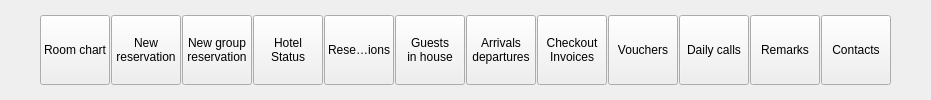
       <widget class="QWidget" name="w1" native="true">
        <property name="minimumSize">
         <size>
          <width>0</width>
          <height>0</height>
         </size>
        </property>
        <property name="maximumSize">
         <size>
          <width>16777215</width>
          <height>5555</height>
         </size>
        </property>
        <layout class="QHBoxLayout" name="horizontalLayout_4">
         <property name="spacing">
          <number>1</number>
         </property>
         <property name="leftMargin">
          <number>0</number>
         </property>
         <property name="topMargin">
          <number>0</number>
         </property>
         <property name="rightMargin">
          <number>0</number>
         </property>
         <property name="bottomMargin">
          <number>0</number>
         </property>
         <item>
          <spacer name="horizontalSpacer_5">
           <property name="orientation">
            <enum>Qt::Horizontal</enum>
           </property>
           <property name="sizeHint" stdset="0">
            <size>
             <width>40</width>
             <height>20</height>
            </size>
           </property>
          </spacer>
         </item>
         <item>
          <widget class="QToolButton" name="btnRoomChart">
           <property name="minimumSize">
            <size>
             <width>70</width>
             <height>70</height>
            </size>
           </property>
           <property name="maximumSize">
            <size>
             <width>70</width>
             <height>70</height>
            </size>
           </property>
           <property name="text">
            <string>Room chart</string>
           </property>
           <property name="icon">
            <iconset resource="res.qrc">
             <normaloff>:/images/analytics.png</normaloff>:/images/analytics.png</iconset>
           </property>
           <property name="iconSize">
            <size>
             <width>32</width>
             <height>32</height>
            </size>
           </property>
           <property name="toolButtonStyle">
            <enum>Qt::ToolButtonTextUnderIcon</enum>
           </property>
           <property name="arrowType">
            <enum>Qt::NoArrow</enum>
           </property>
           <property name="Tag" stdset="0">
            <string/>
           </property>
          </widget>
         </item>
         <item>
          <widget class="QToolButton" name="btnNewReservation">
           <property name="minimumSize">
            <size>
             <width>70</width>
             <height>70</height>
            </size>
           </property>
           <property name="maximumSize">
            <size>
             <width>70</width>
             <height>70</height>
            </size>
           </property>
           <property name="text">
            <string>New
reservation</string>
           </property>
           <property name="icon">
            <iconset resource="res.qrc">
             <normaloff>:/images/checkin.png</normaloff>:/images/checkin.png</iconset>
           </property>
           <property name="iconSize">
            <size>
             <width>32</width>
             <height>32</height>
            </size>
           </property>
           <property name="toolButtonStyle">
            <enum>Qt::ToolButtonTextUnderIcon</enum>
           </property>
           <property name="Tag" stdset="0">
            <string/>
           </property>
          </widget>
         </item>
         <item>
          <widget class="QToolButton" name="btnNewGroupResevation">
           <property name="minimumSize">
            <size>
             <width>70</width>
             <height>70</height>
            </size>
           </property>
           <property name="maximumSize">
            <size>
             <width>70</width>
             <height>70</height>
            </size>
           </property>
           <property name="text">
            <string>New group
reservation</string>
           </property>
           <property name="icon">
            <iconset resource="res.qrc">
             <normaloff>:/images/groupreservation.png</normaloff>:/images/groupreservation.png</iconset>
           </property>
           <property name="iconSize">
            <size>
             <width>32</width>
             <height>32</height>
            </size>
           </property>
           <property name="toolButtonStyle">
            <enum>Qt::ToolButtonTextUnderIcon</enum>
           </property>
           <property name="Tag" stdset="0">
            <string/>
           </property>
          </widget>
         </item>
         <item>
          <widget class="EToolbarButton" name="btnHotelStatus">
           <property name="minimumSize">
            <size>
             <width>70</width>
             <height>70</height>
            </size>
           </property>
           <property name="maximumSize">
            <size>
             <width>70</width>
             <height>70</height>
            </size>
           </property>
           <property name="text">
            <string>Hotel
Status</string>
           </property>
           <property name="icon">
            <iconset resource="res.qrc">
             <normaloff>:/images/info.png</normaloff>:/images/info.png</iconset>
           </property>
           <property name="iconSize">
            <size>
             <width>32</width>
             <height>32</height>
            </size>
           </property>
           <property name="toolButtonStyle">
            <enum>Qt::ToolButtonTextUnderIcon</enum>
           </property>
           <property name="arrowType">
            <enum>Qt::NoArrow</enum>
           </property>
           <property name="Tag" stdset="0">
            <string/>
           </property>
          </widget>
         </item>
         <item>
          <widget class="QToolButton" name="btnReservations">
           <property name="minimumSize">
            <size>
             <width>70</width>
             <height>70</height>
            </size>
           </property>
           <property name="maximumSize">
            <size>
             <width>70</width>
             <height>70</height>
            </size>
           </property>
           <property name="text">
            <string>Reservations</string>
           </property>
           <property name="icon">
            <iconset resource="res.qrc">
             <normaloff>:/images/bed.png</normaloff>:/images/bed.png</iconset>
           </property>
           <property name="iconSize">
            <size>
             <width>32</width>
             <height>32</height>
            </size>
           </property>
           <property name="toolButtonStyle">
            <enum>Qt::ToolButtonTextUnderIcon</enum>
           </property>
           <property name="Tag" stdset="0">
            <string/>
           </property>
          </widget>
         </item>
         <item>
          <widget class="QToolButton" name="btnInhouseGuest">
           <property name="minimumSize">
            <size>
             <width>70</width>
             <height>70</height>
            </size>
           </property>
           <property name="maximumSize">
            <size>
             <width>70</width>
             <height>70</height>
            </size>
           </property>
           <property name="text">
            <string>Guests 
in house</string>
           </property>
           <property name="icon">
            <iconset resource="res.qrc">
             <normaloff>:/images/bed.png</normaloff>:/images/bed.png</iconset>
           </property>
           <property name="iconSize">
            <size>
             <width>32</width>
             <height>32</height>
            </size>
           </property>
           <property name="toolButtonStyle">
            <enum>Qt::ToolButtonTextUnderIcon</enum>
           </property>
           <property name="Tag" stdset="0">
            <string/>
           </property>
          </widget>
         </item>
         <item>
          <widget class="QToolButton" name="btnArrivalDeparture">
           <property name="minimumSize">
            <size>
             <width>70</width>
             <height>70</height>
            </size>
           </property>
           <property name="maximumSize">
            <size>
             <width>70</width>
             <height>70</height>
            </size>
           </property>
           <property name="text">
            <string>Arrivals
departures</string>
           </property>
           <property name="icon">
            <iconset resource="res.qrc">
             <normaloff>:/images/arrival.png</normaloff>:/images/arrival.png</iconset>
           </property>
           <property name="iconSize">
            <size>
             <width>32</width>
             <height>32</height>
            </size>
           </property>
           <property name="toolButtonStyle">
            <enum>Qt::ToolButtonTextUnderIcon</enum>
           </property>
           <property name="Tag" stdset="0">
            <string/>
           </property>
          </widget>
         </item>
         <item>
          <widget class="QToolButton" name="btnCheckoutInvoices">
           <property name="minimumSize">
            <size>
             <width>70</width>
             <height>70</height>
            </size>
           </property>
           <property name="maximumSize">
            <size>
             <width>70</width>
             <height>70</height>
            </size>
           </property>
           <property name="text">
            <string>Checkout
Invoices</string>
           </property>
           <property name="icon">
            <iconset resource="res.qrc">
             <normaloff>:/images/invoice.png</normaloff>:/images/invoice.png</iconset>
           </property>
           <property name="iconSize">
            <size>
             <width>32</width>
             <height>32</height>
            </size>
           </property>
           <property name="toolButtonStyle">
            <enum>Qt::ToolButtonTextUnderIcon</enum>
           </property>
           <property name="arrowType">
            <enum>Qt::NoArrow</enum>
           </property>
           <property name="Tag" stdset="0">
            <string/>
           </property>
          </widget>
         </item>
         <item>
          <widget class="QToolButton" name="btnVauchers">
           <property name="minimumSize">
            <size>
             <width>70</width>
             <height>70</height>
            </size>
           </property>
           <property name="maximumSize">
            <size>
             <width>70</width>
             <height>70</height>
            </size>
           </property>
           <property name="text">
            <string>Vouchers</string>
           </property>
           <property name="icon">
            <iconset resource="res.qrc">
             <normaloff>:/images/file.png</normaloff>:/images/file.png</iconset>
           </property>
           <property name="iconSize">
            <size>
             <width>32</width>
             <height>32</height>
            </size>
           </property>
           <property name="toolButtonStyle">
            <enum>Qt::ToolButtonTextUnderIcon</enum>
           </property>
           <property name="arrowType">
            <enum>Qt::NoArrow</enum>
           </property>
           <property name="Tag" stdset="0">
            <string/>
           </property>
          </widget>
         </item>
         <item>
          <widget class="QToolButton" name="btnCallHistory">
           <property name="minimumSize">
            <size>
             <width>70</width>
             <height>70</height>
            </size>
           </property>
           <property name="maximumSize">
            <size>
             <width>70</width>
             <height>70</height>
            </size>
           </property>
           <property name="text">
            <string>Daily calls</string>
           </property>
           <property name="icon">
            <iconset resource="res.qrc">
             <normaloff>:/images/phone-call.png</normaloff>:/images/phone-call.png</iconset>
           </property>
           <property name="iconSize">
            <size>
             <width>32</width>
             <height>32</height>
            </size>
           </property>
           <property name="toolButtonStyle">
            <enum>Qt::ToolButtonTextUnderIcon</enum>
           </property>
           <property name="Tag" stdset="0">
            <string/>
           </property>
          </widget>
         </item>
         <item>
          <widget class="QToolButton" name="btnRemarks">
           <property name="minimumSize">
            <size>
             <width>70</width>
             <height>70</height>
            </size>
           </property>
           <property name="maximumSize">
            <size>
             <width>70</width>
             <height>70</height>
            </size>
           </property>
           <property name="text">
            <string>Remarks</string>
           </property>
           <property name="icon">
            <iconset resource="res.qrc">
             <normaloff>:/images/remarks.png</normaloff>:/images/remarks.png</iconset>
           </property>
           <property name="iconSize">
            <size>
             <width>32</width>
             <height>32</height>
            </size>
           </property>
           <property name="toolButtonStyle">
            <enum>Qt::ToolButtonTextUnderIcon</enum>
           </property>
           <property name="Tag" stdset="0">
            <string/>
           </property>
          </widget>
         </item>
         <item>
          <widget class="QToolButton" name="btnContacts">
           <property name="minimumSize">
            <size>
             <width>70</width>
             <height>70</height>
            </size>
           </property>
           <property name="maximumSize">
            <size>
             <width>70</width>
             <height>70</height>
            </size>
           </property>
           <property name="text">
            <string>Contacts</string>
           </property>
           <property name="icon">
            <iconset resource="res.qrc">
             <normaloff>:/images/phone-book.png</normaloff>:/images/phone-book.png</iconset>
           </property>
           <property name="iconSize">
            <size>
             <width>32</width>
             <height>32</height>
            </size>
           </property>
           <property name="toolButtonStyle">
            <enum>Qt::ToolButtonTextUnderIcon</enum>
           </property>
           <property name="Tag" stdset="0">
            <string/>
           </property>
          </widget>
         </item>
         <item>
          <spacer name="horizontalSpacer_2">
           <property name="orientation">
            <enum>Qt::Horizontal</enum>
           </property>
           <property name="sizeHint" stdset="0">
            <size>
             <width>40</width>
             <height>20</height>
            </size>
           </property>
          </spacer>
         </item>
        </layout>
       </widget>
